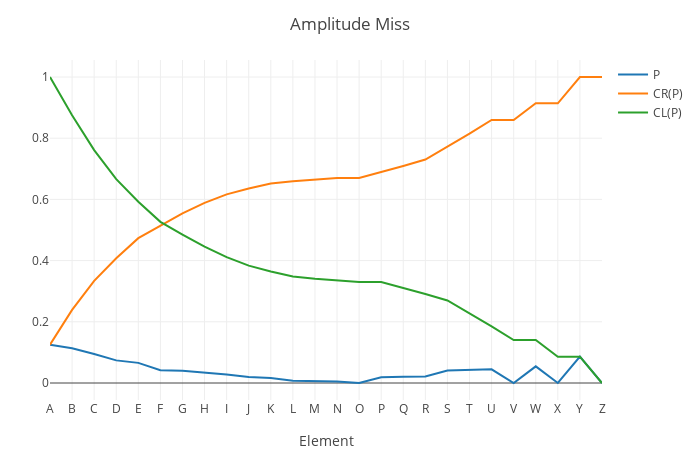

The code cell stored with this chart in its notebook:
### Code cell
a_m = is_m .* a

a_m_p = a_m / sum(a_m)

a_m_p_cr = cumsum(a_m_p) .+ small_number

a_m_p_cl = cumulate_sum_reverse(a_m_p) .+ small_number

plot_x_y(
    (a_m_p, a_m_p_cr, a_m_p_cl);
    name_ = ("P", "CR(P)", "CL(P)"),
    layout = extend_layout(layout; title = "Amplitude Miss"),
)

### Figure 1 — Plotly figure (JSON) as saved in the notebook; plotly's stock layout.template omitted (floating-point values rounded to 4 significant figures)
{"data": [{"name": "P", "type": "scatter", "x": [1, 2, 3, 4, 5, 6, 7, 8, 9, 10, 11, 12, 13, 14, 15, 16, 17, 18, 19, 20, 21, 22, 23, 24, 25, 26], "y": [0.1253, 0.1135, 0.09478, 0.07394, 0.0658, 0.04149, 0.03979, 0.0339, 0.02803, 0.01934, 0.01594, 0.007359, 0.006259, 0.004651, 3.312e-05, 0.01861, 0.02044, 0.02108, 0.04111, 0.04351, 0.04467, 0, 0.05442, 0, 0.086, 0]}, {"name": "CR(P)", "type": "scatter", "x": [1, 2, 3, 4, 5, 6, 7, 8, 9, 10, 11, 12, 13, 14, 15, 16, 17, 18, 19, 20, 21, 22, 23, 24, 25, 26], "y": [0.1253, 0.2389, 0.3336, 0.4076, 0.4734, 0.5149, 0.5546, 0.5885, 0.6166, 0.6359, 0.6519, 0.6592, 0.6655, 0.6701, 0.6702, 0.6888, 0.7092, 0.7303, 0.7714, 0.8149, 0.8596, 0.8596, 0.914, 0.914, 1.0, 1.0]}, {"name": "CL(P)", "type": "scatter", "x": [1, 2, 3, 4, 5, 6, 7, 8, 9, 10, 11, 12, 13, 14, 15, 16, 17, 18, 19, 20, 21, 22, 23, 24, 25, 26], "y": [1.0, 0.8747, 0.7611, 0.6664, 0.5924, 0.5266, 0.4851, 0.4454, 0.4115, 0.3834, 0.3641, 0.3481, 0.3408, 0.3345, 0.3299, 0.3298, 0.3112, 0.2908, 0.2697, 0.2286, 0.1851, 0.1404, 0.1404, 0.086, 0.086, 1e-06]}], "layout": {"autosize": false, "height": 450, "margin": {"b": 50, "l": 50, "r": 50, "t": 60}, "templateaa": "plotly_white", "title": {"text": "Amplitude Miss"}, "width": 700, "xaxis": {"autorange": true, "range": [1, 26], "ticktext": ["A", "B", "C", "D", "E", "F", "G", "H", "I", "J", "K", "L", "M", "N", "O", "P", "Q", "R", "S", "T", "U", "V", "W", "X", "Y", "Z"], "tickvals": [1, 2, 3, 4, 5, 6, 7, 8, 9, 10, 11, 12, 13, 14, 15, 16, 17, 18, 19, 20, 21, 22, 23, 24, 25, 26], "title": {"text": "Element"}, "type": "linear"}, "yaxis": {"autorange": true, "range": [-0.05556, 1.056], "type": "linear"}}}
